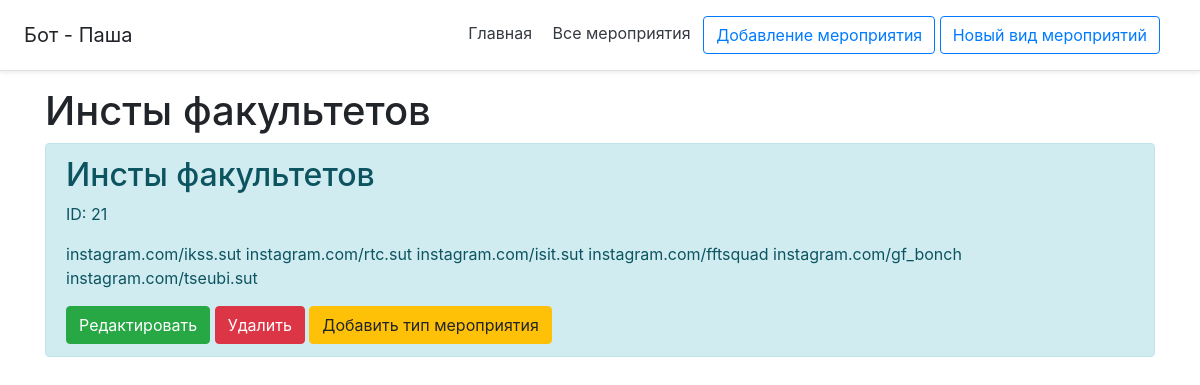
/event/21, run on the app's committed database.
### db_utils/database.py (models this page shows, shortened)
class Menu(db.Model):
    __tablename__ = "menu"
    id = db.Column(db.Integer, primary_key=True)
    name = db.Column(db.String(120), default='default_name')
    text = db.Column(db.String(10000), default='default_text')
    added = db.Column(db.DateTime, default=datetime.datetime.utcnow())
    active = db.Column(db.Boolean, nullable=False, default=True)
    author_id = db.Column(db.Integer, nullable=False, default=0)
    tags = db.Column(db.String(5000), default='нет тегов')
    inheritances = db.relationship('Inheritances',
                                   primaryjoin="or_(Menu.id==Inheritances.menu_id_descendant, Menu.id==Inheritances.menu_id_ancestor)",
                                   lazy='dynamic')
    attachment = db.relationship('Attachment',
                                 primaryjoin="Menu.id==Attachment.menu_id",
                                 lazy='dynamic')

### flask_app.py (the view)
@app.route('/event/<int:id>')
def event(id):
    event = Menu.query.get(id)
    inher_event = menus(select_inheritances({'menu_id': event.id}), response=[event])
    return render_template('event_details.html', event=event, inher_event=inher_event)

### bot_api/vk_bot_response.py (called while the page is built)
def menus(inher, response=None):
    menu_id_ancestor = inher
    menu_ids_descendant = [inheritances.menu_id_descendant for inheritances in menu_id_ancestor]
    menu_ids_descendant.extend([inheritances.menu_id_ancestor for inheritances in menu_id_ancestor])
    menu_ids = set(menu_ids_descendant)
    if response:
        if response[0].id in menu_ids:
            menu_ids.remove(response[0].id)
    return select_menu({'menu_ids': list(menu_ids)})

### db_utils/select_db.py (called while the page is built)
def select_inheritances(args):
    inhers = Inheritances.query
    if 'menu_id' in args:
        inhers = Inheritances.query.filter(
            or_(
                Inheritances.menu_id_ancestor == args['menu_id'],
                and_(
                    Inheritances.menu_id_descendant == args['menu_id'],
                    Inheritances.reversible == 1
                )
            )
        )
    inhers = inhers.filter_by(active=True).all()
    if not inhers:
        return {}
    return inhers

def select_menu(args):
    menu = Menu.query.all()
    try:
        if 'menu_names' in args:
            menu = Menu.query.filter(Menu.name == args['menu_names']).all()
        if 'menu_ids' in args:
            menu = []
            for i in args['menu_ids']:
                menu.extend(Menu.query.filter(Menu.id == i).all())
    except Exception as e:
        print('Something WRONG - {}'.format(e))
    if 'filled_text' in args:
        if args['filled_text'] == 'true':
            text_replace(menu)
    return menu

### main/templates/event_details.html (shortened to what this page needs)
{% extends 'base.html' %}
{% block body %}
    <div class="container -mt-5">
        <h1>{{ event.name }}</h1>
        <div class="alert alert-info">
            <h2>{{ event.name }}</h2>
            <p>ID: {{ event.id }}</p>
            <p>{{ event.text }}</p>
            <a href="/event/{{ event.id }}/update" class="btn btn-success">Редактировать</a>
            <a href="/event/{{ event.id }}/del" class="btn btn-danger">Удалить</a>
            <a href="/event/{{ event.id }}/inher" class="btn btn-warning">Добавить тип мероприятия</a>
        </div>
    </div>
{% endblock %}

### data on the page
Menu: name "Инсты факультетов", id "21", text "instagram.com/ikss.sut instagram.com/rtc.sut instagram.com/isit.sut instagram.com/fftsquad instagram.com/gf_bonch instagram.com/tseubi.sut"
